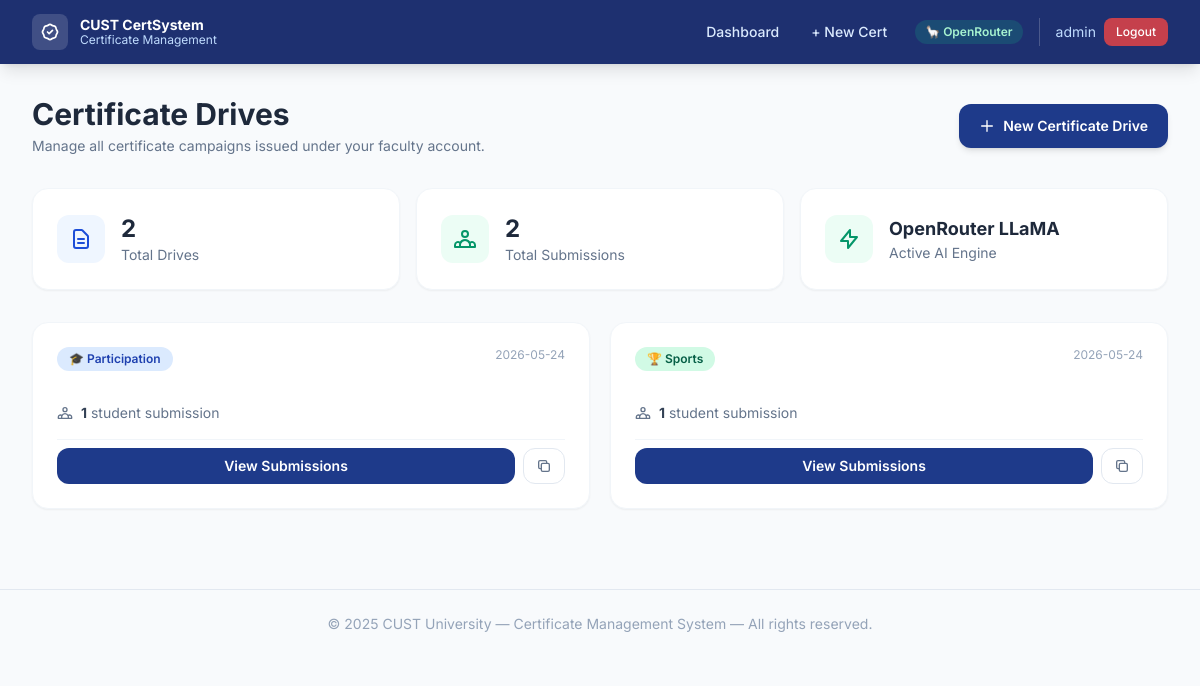
/dashboard (signed in), run on the app's committed database.
### tables this page shows
CREATE TABLE Certificates (
            id               TEXT PRIMARY KEY,
            teacher_id       TEXT NOT NULL,
            category         TEXT NOT NULL,
            prompt_used      TEXT,
            generated_text   TEXT,
            unique_link      TEXT UNIQUE NOT NULL,
            created_at       TEXT NOT NULL
        , template_type TEXT DEFAULT 'ai', background_file TEXT, sig_left_title TEXT DEFAULT 'Dean of Faculty', sig_left_name TEXT, sig_right_title TEXT DEFAULT 'Vice Chancellor', sig_right_name TEXT);

### app.py (the view)
@app.route("/dashboard")
@login_required
def dashboard():
    db = get_db()
    teacher_id = session["teacher_id"]
    certificates = db.execute(
        "SELECT * FROM Certificates WHERE teacher_id = ? ORDER BY created_at DESC",
        (teacher_id,)
    ).fetchall()
    cert_list = []
    for cert in certificates:
        count = db.execute(
            "SELECT COUNT(*) FROM StudentEntries WHERE certificate_id = ?",
            (cert["id"],)
        ).fetchone()[0]
        cert_list.append({"cert": cert, "student_count": count})
    return render_template("dashboard.html", cert_list=cert_list, api_mode=USE_API)

### app.py (called while the page is built)
def get_db():
    db = getattr(g, "_database", None)
    if db is None:
        db = g._database = sqlite3.connect(DATABASE)
        db.row_factory = sqlite3.Row          # rows behave like dicts
        db.execute("PRAGMA foreign_keys = ON")
    return db

def login_required(f):
    @wraps(f)
    def decorated(*args, **kwargs):
        if "teacher_id" not in session:
            flash("Please log in to access this page.", "warning")
            return redirect(url_for("login"))
        return f(*args, **kwargs)
    return decorated

### templates/dashboard.html (shortened to what this page needs)
{% extends "base.html" %}
{% block content %}
<div class="fade-in space-y-8">
  <div class="flex flex-col sm:flex-row sm:items-center sm:justify-between gap-4">
    <div>
      <h1 class="text-3xl font-bold text-slate-800">Certificate Drives</h1>
      <p class="text-slate-500 mt-1 text-sm">
        Manage all certificate campaigns issued under your faculty account.
      </p>
    </div>
    <a href="{{ url_for('create_certificate') }}"
       id="btn-new-certificate"
       class="inline-flex items-center gap-2 bg-cust-700 hover:bg-cust-800
              text-white font-semibold px-5 py-3 rounded-xl shadow-md
              hover:shadow-lg active:scale-[.98] text-sm whitespace-nowrap">
      <svg class="w-4 h-4" fill="none" stroke="currentColor" viewBox="0 0 24 24">
        <path stroke-linecap="round" stroke-linejoin="round" stroke-width="2" d="M12 4v16m8-8H4"/>
      </svg>
      New Certificate Drive
    </a>
  </div>
  <div class="grid grid-cols-1 sm:grid-cols-3 gap-4">
    <div class="bg-white rounded-2xl border border-slate-100 shadow-sm p-6 flex items-center gap-4">
      <div class="w-12 h-12 rounded-xl bg-cust-50 flex items-center justify-center">
        <svg class="w-6 h-6 text-cust-600" fill="none" stroke="currentColor" viewBox="0 0 24 24">
          <path stroke-linecap="round" stroke-linejoin="round" stroke-width="2"
            d="M9 12h6m-6 4h6m2 5H7a2 2 0 01-2-2V5a2 2 0 012-2h5.586a1 1 0 01.707.293l5.414
               5.414a1 1 0 01.293.707V19a2 2 0 01-2 2z"/>
        </svg>
      </div>
      <div>
        <p class="text-2xl font-bold text-slate-800">{{ cert_list | length }}</p>
        <p class="text-slate-500 text-sm">Total Drives</p>
      </div>
    </div>
    <div class="bg-white rounded-2xl border border-slate-100 shadow-sm p-6 flex items-center gap-4">
      <div class="w-12 h-12 rounded-xl bg-emerald-50 flex items-center justify-center">
      </div>
      <div>
        <p class="text-2xl font-bold text-slate-800">
          {{ cert_list | sum(attribute='student_count') }}
        </p>
        <p class="text-slate-500 text-sm">Total Submissions</p>
      </div>
    </div>
    <div class="bg-white rounded-2xl border border-slate-100 shadow-sm p-6 flex items-center gap-4">
      <div class="w-12 h-12 rounded-xl
           {% if api_mode == 'gemini' %}bg-purple-50{% else %}bg-emerald-50{% endif %}
           flex items-center justify-center">
        <svg class="w-6 h-6 {% if api_mode == 'gemini' %}text-purple-600{% else %}text-emerald-600{% endif %}"
             fill="none" stroke="currentColor" viewBox="0 0 24 24">
          <path stroke-linecap="round" stroke-linejoin="round" stroke-width="2"
            d="M13 10V3L4 14h7v7l9-11h-7z"/>
        </svg>
      </div>
      <div>
        <p class="text-lg font-bold text-slate-800 capitalize">
          {% if api_mode == 'gemini' %}Google Gemini{% else %}OpenRouter LLaMA{% endif %}
        </p>
        <p class="text-slate-500 text-sm">Active AI Engine</p>
      </div>
    </div>
  </div>
  {% if cert_list %}
  <div class="grid grid-cols-1 md:grid-cols-2 xl:grid-cols-3 gap-5">
    {% for item in cert_list %}
    {% set cert = item.cert %}
    {% set count = item.student_count %}
    <div class="group bg-white rounded-2xl border border-slate-100 shadow-sm
                hover:shadow-lg hover:border-cust-200 p-6 flex flex-col gap-4
                transition-all duration-200">
      <div class="flex items-start justify-between gap-2">
        <span class="inline-flex items-center px-3 py-1 rounded-full text-xs font-semibold
             {% if cert['category'] == "Dean's Honor" %}bg-yellow-100 text-yellow-800
             {% elif cert['category'] == 'Sports' %}bg-emerald-100 text-emerald-800
             {% elif cert['category'] == 'Participation' %}bg-blue-100 text-blue-800
             {% else %}bg-purple-100 text-purple-800{% endif %}">
          {% if cert['category'] == "Dean's Honor" %}🏅
          {% elif cert['category'] == 'Sports' %}🏆
          {% elif cert['category'] == 'Participation' %}🎓
          {% else %}✨{% endif %}
          {{ cert['category'] }}
        </span>
        <span class="text-xs text-slate-400">
          {{ cert['created_at'][:10] }}
        </span>
      </div>
      <div class="flex items-center gap-2 text-sm text-slate-500">
        <span><strong class="text-slate-700">{{ count }}</strong> student submission{{ 's' if count != 1 else '' }}</span>
      </div>
      <div class="flex gap-2 pt-2 border-t border-slate-100">
        <a href="{{ url_for('view_submissions', certificate_id=cert['id']) }}"
           class="flex-1 text-center bg-cust-700 hover:bg-cust-800 text-white
                  text-sm font-semibold py-2 rounded-xl active:scale-[.98]">
          View Submissions
        </a>
        <button onclick="copyLink('{{ url_for('student_form', certificate_id=cert['id'], _external=True) }}')"
                class="px-3 py-2 rounded-xl border border-slate-200 hover:bg-slate-50
                       text-slate-500 hover:text-slate-700 text-sm"
                title="Copy student link">
          <svg class="w-4 h-4" fill="none" stroke="currentColor" viewBox="0 0 24 24">
            <path stroke-linecap="round" stroke-linejoin="round" stroke-width="2"
              d="M8 16H6a2 2 0 01-2-2V6a2 2 0 012-2h8a2 2 0 012 2v2m-6 12h8a2 2 0 002-2v-8
                 a2 2 0 00-2-2h-8a2 2 0 00-2 2v8a2 2 0 002 2z"/>
          </svg>
        </button>
      </div>
    </div>
    {% endfor %}
  </div>
  {% endif %}
</div>
{% endblock %}

### templates/base.html (style rules this page uses)
* { transition-property: color, background-color, border-color, box-shadow; transition-duration: 150ms; }
.fade-in { animation: fadeIn 0.4s ease both; }

### data on the page
Certificates: category "Participation", created_at "2026-05-24"
Certificates: category "Sports", created_at "2026-05-24"

### other printed values
{{ session['teacher_id'] }} "admin"
{{ cert_list | length }} "2"
{{ cert_list | sum(attribute='student_count') }} "2"
{{ count }} "1" "1"
{{ 2025 }} "2025"
